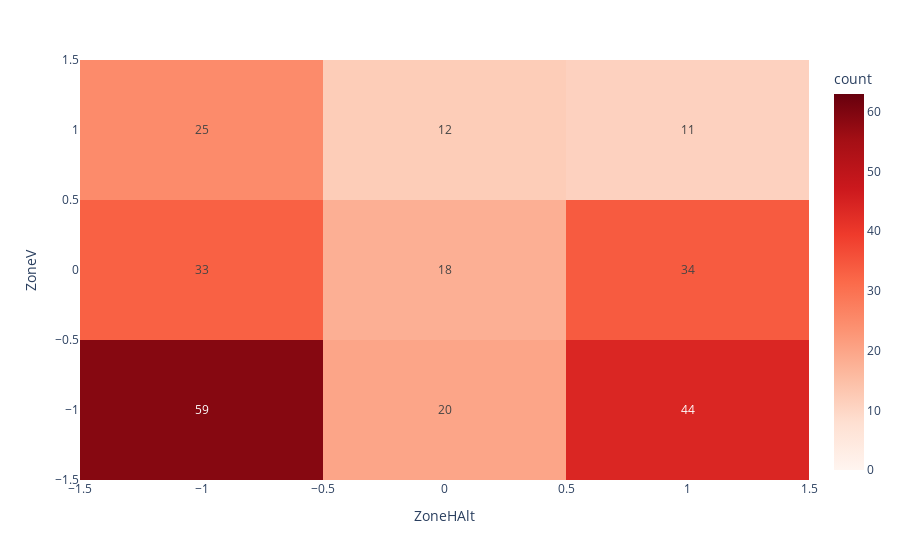

This figure's notebook cell:
### Code cell
fig = px.density_heatmap(df[df.OnTarget == 1], x="ZoneHAlt", y="ZoneV", text_auto=True, color_continuous_scale='reds', range_color=[0,63])
fig.show()

### Figure 1 — Plotly figure (JSON) as saved in the notebook; plotly's stock layout.template omitted (floating-point values rounded to 4 significant figures; data arrays with more than 128 entries replaced by an {"elided": "..."} marker saying what was removed)
{"data": [{"coloraxis": "coloraxis", "hovertemplate": "ZoneHAlt=%{x}<br>ZoneV=%{y}<br>count=%{z}<extra></extra>", "name": "", "texttemplate": "%{z}", "type": "histogram2d", "x": {"elided": "256 int values"}, "xaxis": "x", "xbingroup": "x", "y": {"elided": "256 int values"}, "yaxis": "y", "ybingroup": "y"}], "layout": {"autosize": true, "coloraxis": {"cmax": 63, "cmin": 0, "colorbar": {"title": {"text": "count"}}, "colorscale": [[0, "rgb(255,245,240)"], [0.125, "rgb(254,224,210)"], [0.25, "rgb(252,187,161)"], [0.375, "rgb(252,146,114)"], [0.5, "rgb(251,106,74)"], [0.625, "rgb(239,59,44)"], [0.75, "rgb(203,24,29)"], [0.875, "rgb(165,15,21)"], [1, "rgb(103,0,13)"]]}, "legend": {"tracegroupgap": 0}, "margin": {"t": 60}, "xaxis": {"anchor": "y", "autorange": true, "domain": [0, 1], "range": [-1.5, 1.5], "title": {"text": "ZoneHAlt"}, "type": "linear"}, "yaxis": {"anchor": "x", "autorange": true, "domain": [0, 1], "range": [-1.5, 1.5], "title": {"text": "ZoneV"}, "type": "linear"}}}
